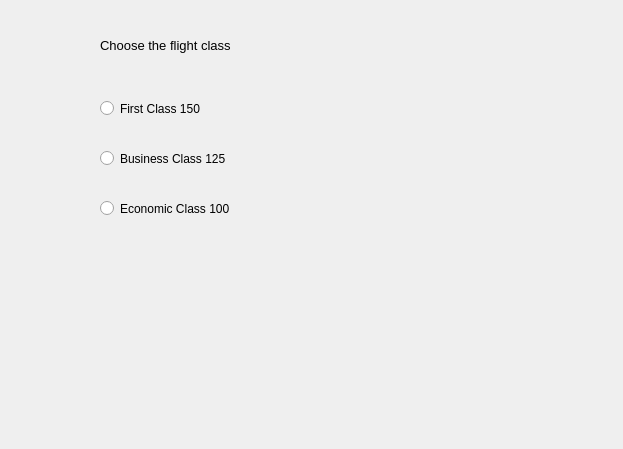
<?xml version="1.0" encoding="UTF-8"?>
<ui version="4.0">
 <class>Dialog</class>
 <widget class="QDialog" name="Dialog">
  <property name="geometry">
   <rect>
    <x>0</x>
    <y>0</y>
    <width>623</width>
    <height>449</height>
   </rect>
  </property>
  <property name="windowTitle">
   <string>Dialog</string>
  </property>
  <widget class="QLabel" name="label">
   <property name="geometry">
    <rect>
     <x>100</x>
     <y>30</y>
     <width>211</width>
     <height>31</height>
    </rect>
   </property>
   <property name="font">
    <font>
     <pointsize>10</pointsize>
    </font>
   </property>
   <property name="text">
    <string>Choose the flight class</string>
   </property>
  </widget>
  <widget class="QLabel" name="labelFare">
   <property name="geometry">
    <rect>
     <x>120</x>
     <y>380</y>
     <width>241</width>
     <height>31</height>
    </rect>
   </property>
   <property name="text">
    <string/>
   </property>
  </widget>
  <widget class="QRadioButton" name="radioButtonFirstClass">
   <property name="geometry">
    <rect>
     <x>100</x>
     <y>100</y>
     <width>191</width>
     <height>17</height>
    </rect>
   </property>
   <property name="text">
    <string>First Class 150</string>
   </property>
  </widget>
  <widget class="QRadioButton" name="radioButtonBusinessClass">
   <property name="geometry">
    <rect>
     <x>100</x>
     <y>150</y>
     <width>181</width>
     <height>17</height>
    </rect>
   </property>
   <property name="text">
    <string>Business Class 125</string>
   </property>
  </widget>
  <widget class="QRadioButton" name="radioButtonEconomyClass">
   <property name="geometry">
    <rect>
     <x>100</x>
     <y>200</y>
     <width>201</width>
     <height>17</height>
    </rect>
   </property>
   <property name="text">
    <string>Economic Class 100</string>
   </property>
  </widget>
 </widget>
 <resources/>
 <connections/>
</ui>
